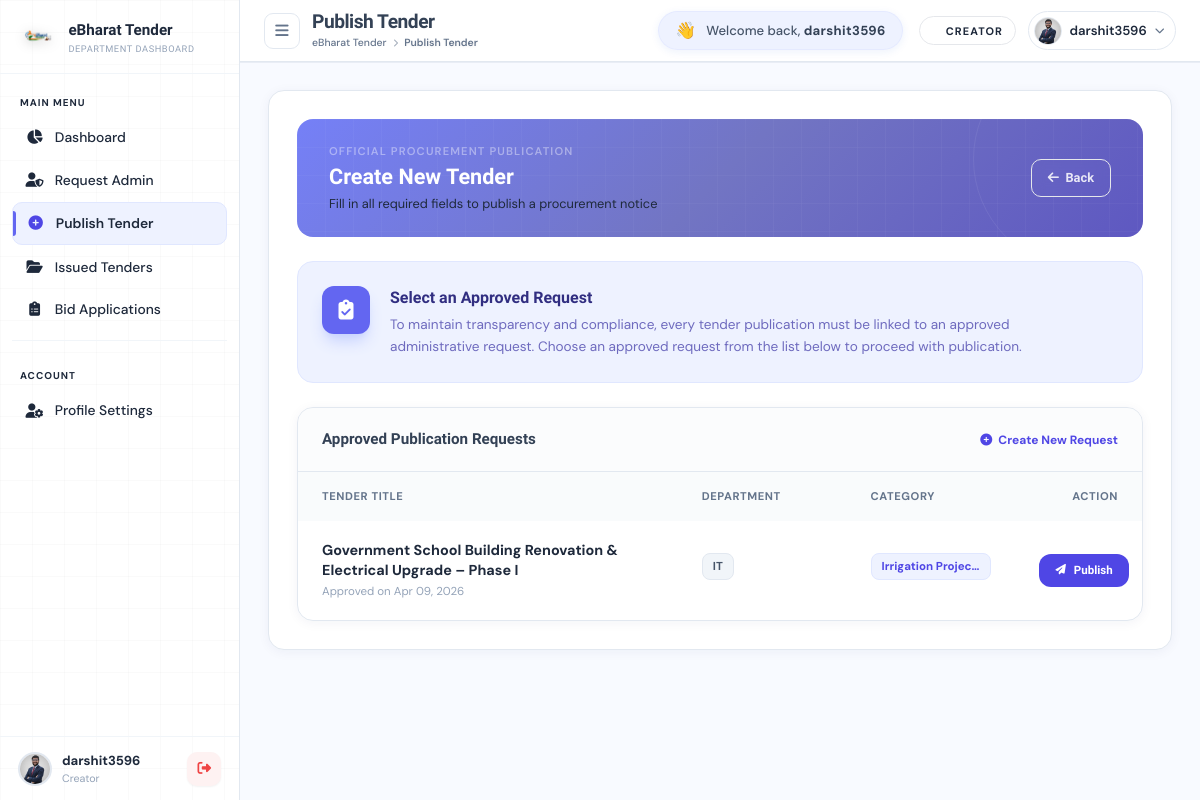
/tenders/tenderCreator/ (signed in), run on an earlier commit of the app's database.
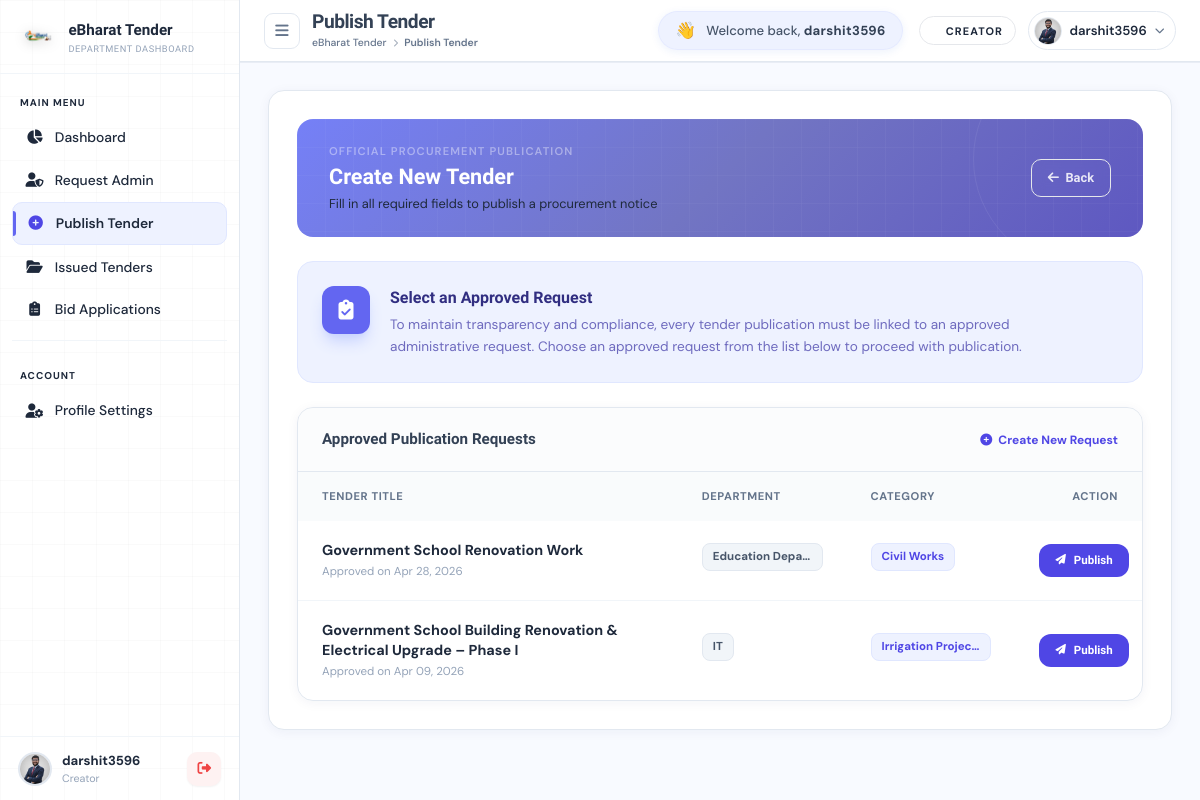
And on a later commit of the database.
### accounts/models.py (models this page shows, shortened)
class AdminRequest(models.Model):
    STATUS_CHOICES = (
        ('pending', 'Pending'),
        ('approved', 'Approved'),
        ('rejected', 'Rejected'),
    )
    user = models.ForeignKey(User, on_delete=models.CASCADE)
    department_name = models.CharField(max_length=100)
    category_name = models.CharField(max_length=100)
    tender_title = models.CharField(max_length=255, blank=True, null=True)
    status = models.CharField(max_length=20, choices=STATUS_CHOICES, default='pending')
    is_published = models.BooleanField(default=False)
    admin_remark = models.TextField(blank=True, null=True)
    created_at = models.DateTimeField(auto_now_add=True)

### tenders/views.py (the view, shortened to what this page needs)
# urls.py: path('tenderCreator/', views.tenderCreator, name='tenderCreator'),
def tenderCreator(request):
    request_id = request.GET.get("request_id")
    active_request = None
    if request_id:
        active_request = get_object_or_404(AdminRequest, id=request_id, user=request.user, status='approved', is_published=False)
    approved_requests = AdminRequest.objects.filter(user=request.user, status='approved')
    approved_depts = sorted(list(set([r.department_name for r in approved_requests])))
    approved_cats = sorted(list(set([r.category_name for r in approved_requests])))
    pending_publish_requests = AdminRequest.objects.filter(
        user=request.user,
        status='approved',
        is_published=False
    ).order_by("-created_at")
    return render(request, 'tenderCreator.html', {
        'page_title': 'Publish Tender',
        'approved_depts': approved_depts,
        'approved_cats': approved_cats,
        'active_request': active_request,
        'pending_publish_requests': pending_publish_requests
    })

### accounts/context_processors.py (called while the page is built, shortened)
def notifications(request):
    if request.user.is_authenticated:
        user_notifications = Notification.objects.filter(user=request.user).order_by('-created_at')
        unread_count = user_notifications.filter(is_read=False).count()
        stats = {
            'notifications': user_notifications,
            'unread_count': unread_count,
            'pending_enquiries_count': 0,
            'pending_user_approvals': 0,
            'pending_admin_req_count': 0,
            'pending_app_approvals': 0,
            'pending_funding_count': 0,
        }
        return stats

### tenders/templates/tenderCreator.html (shortened to what the changed rows need)
{% extends "base1.html" %}
{% block content %}
<div class="p-4 sm:p-7 flex flex-col gap-4 sm:gap-6">
  <div class="tc-header relative rounded-2xl overflow-hidden flex items-center justify-between gap-4 px-6 sm:px-8 py-4 sm:py-6"
       style="background: linear-gradient(135deg, #7580f7 0%, #7275c3 50%, #5e58c1 100%);">
    <div class="relative z-[1]">
      <h1 class="font-sora text-[1.15rem] sm:text-[1.35rem] font-extrabold text-white leading-tight mb-[0.2rem]">Create New Tender</h1>
    </div>
  </div>
  {% if not active_request %}
  <div class="flex flex-col gap-6 animate-fadeIn">
    <div class="bg-white border border-slate-200 rounded-2xl overflow-hidden shadow-[0_2px_12px_rgba(15,42,94,0.05)]">
      <div class="hidden lg:block overflow-x-auto">
        <table class="w-full text-left border-collapse table-fixed">
          <thead>
            <tr class="bg-slate-50/80">
              <th class="w-[45%] px-6 py-4 text-[0.7rem] font-bold uppercase tracking-wider text-slate-500">Tender Title</th>
              <th class="w-[20%] px-6 py-4 text-[0.7rem] font-bold uppercase tracking-wider text-slate-500">Department</th>
              <th class="w-[20%] px-6 py-4 text-[0.7rem] font-bold uppercase tracking-wider text-slate-500">Category</th>
              <th class="w-[15%] px-6 py-4 text-[0.7rem] font-bold uppercase tracking-wider text-slate-500 text-right">Action</th>
            </tr>
          </thead>
          <tbody class="divide-y divide-slate-100">
            {% for req in pending_publish_requests %}
            <tr class="hover:bg-slate-50/50 transition-colors group">
              <td class="px-6 py-5">
                <div class="font-bold text-slate-800 text-[0.9rem] group-hover:text-indigo-600 transition-colors break-words leading-snug">{{ req.tender_title }}</div>
                <div class="text-[0.72rem] text-slate-400 mt-0.5">Approved on {{ req.created_at|date:"M d, Y" }}</div>
              </td>
              <td class="px-6 py-5">
                <span class="inline-block px-2.5 py-1 bg-slate-100 text-slate-600 rounded-lg text-[0.72rem] font-bold border border-slate-200 truncate max-w-full" title="{{ req.department_name }}">{{ req.department_name }}</span>
              </td>
              <td class="px-6 py-5">
                <span class="inline-block px-2.5 py-1 bg-indigo-50 text-indigo-600 rounded-lg text-[0.72rem] font-bold border border-indigo-100 truncate max-w-full" title="{{ req.category_name }}">{{ req.category_name }}</span>
              </td>
              <td class="px-6 py-5 text-right">
                <a href="{% url 'tenders:tenderCreator' %}?request_id={{ req.id }}"
                   class="inline-flex items-center gap-2 px-4 py-2 bg-indigo-600 text-white font-sora font-bold text-[0.72rem] rounded-xl hover:bg-indigo-700 hover:shadow-lg hover:shadow-indigo-200 transition-all whitespace-nowrap">
                  <i class="fas fa-paper-plane text-[0.65rem]"></i>
                  <span>Publish</span>
                </a>
              </td>
            </tr>
            {% endfor %}
          </tbody>
        </table>
      </div>
    </div>
  </div>
  {% endif %}
</div>
{% endblock %}

What changed in the data, as far as the page shows it:
now on this page (row edited): AdminRequest: tender_title "Government School Renovation Work", created_at "Apr 28, 2026", department_name "Education Depa…", category_name "Civil Works"
